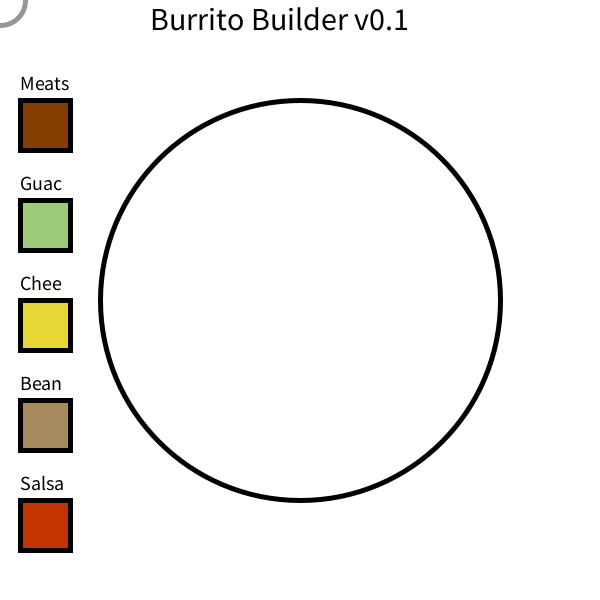
Frame 1 (no input)
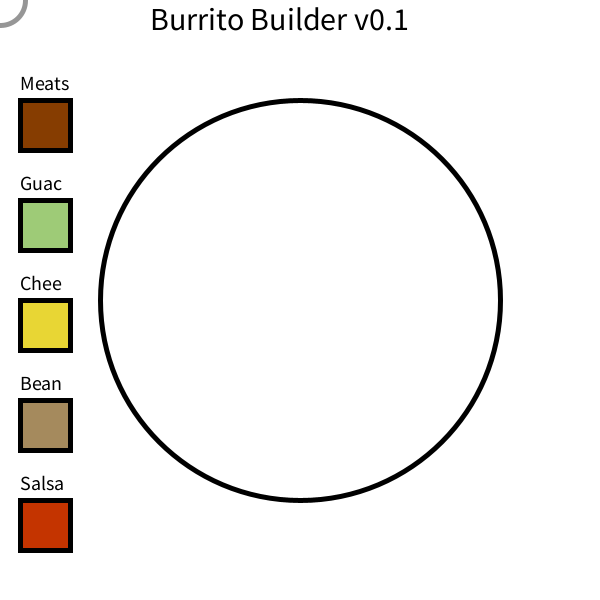
Frame 60 (the mouse pressed at the canvas centre just before this capture)
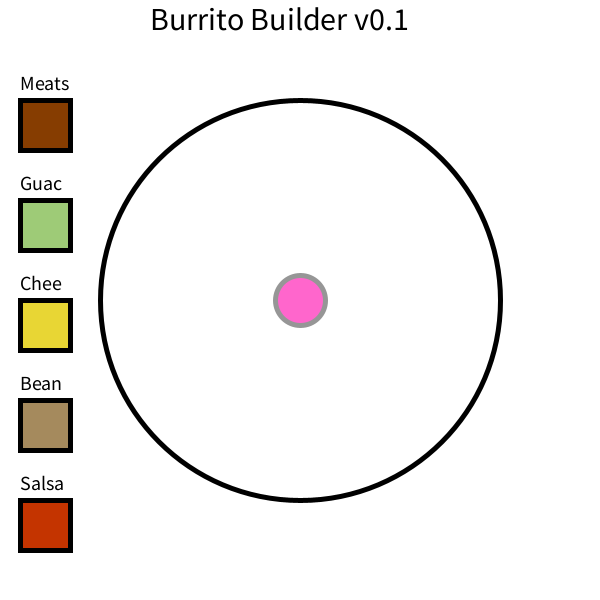
Frame 120 (the mouse held since frame 60 and released just before this capture)

The Processing sketch that drew these frames (run headless with seeded random() and noise(); from frame 60 on, the mouse is pressed at the canvas centre):

// Processing sketch: makeBurrito
// ── makeBurrito.pde
int area = int(PI*600*600);
color[][] dot = new color[600][600];
float brushSize = 50;
float burrW;
float burrH;
color mark= color(255, 102, 204);


void setup() {
  size(600, 600);
  burrW = width/1.5;
  burrH = height/1.5;
  noCursor();
  println(area);

  for (int i = 0; i < width; i++) {
    for (int j=0; j < height; j++) {
      dot[i][j] = color(255);
    }
  }
}

void draw() {
  textSize(32);
  text("Burrito Builder v0.1", 50, 20);

  for (int i=0; i < width; i++) {
    for (int j=0; j < height; j++) {
      set(i,j , dot[i][j]);
    }
  }
  
  fill(0);
  textSize(32);
  text("Burrito Builder v0.1", 150,30);

  stroke(0);
  strokeWeight(5);
  noFill();
  ellipse(width/2, height/2, burrW, burrH);

  paint();

  button("Meats", color(#863D01), 20, 100);
  button("Guac", color(#9ECB77), 20, 200);
  button("Chee", color(#E8D634), 20, 300);
  button("Bean", color(#A58A5D), 20, 400);
  button("Salsa", color(#C43400), 20, 500);

  stroke(150);
  noFill();
  ellipse(mouseX, mouseY, brushSize, brushSize);
}

void paint() {
  if (mousePressed && 
    mouseX>0 &&
    mouseX<width &&
    mouseY>0 &&
    mouseY<height) {


    for (int i = 0; i < width; i++) {
      for (int j=0; j < height; j++) {
        if (dist(i,j, mouseX, mouseY)<=brushSize/2 &&
            dist(i, j, width/2, height/2) <= burrW/2) {
          dot[i][j]=mark;
        }
      }
    }
  }
}

void button(String name, color c, float x, float y){
 fill(0);
 textSize(20);
 text(name, x,y-10);
 fill(c);
 rect(x,y,50,50);
  
}

void analyze(){
  
  for (int i = 0; i < width; i++) {
    for (int j=0; j < height; j++) {
      dot[i][j] = color(255);
    }
  }
  
}
